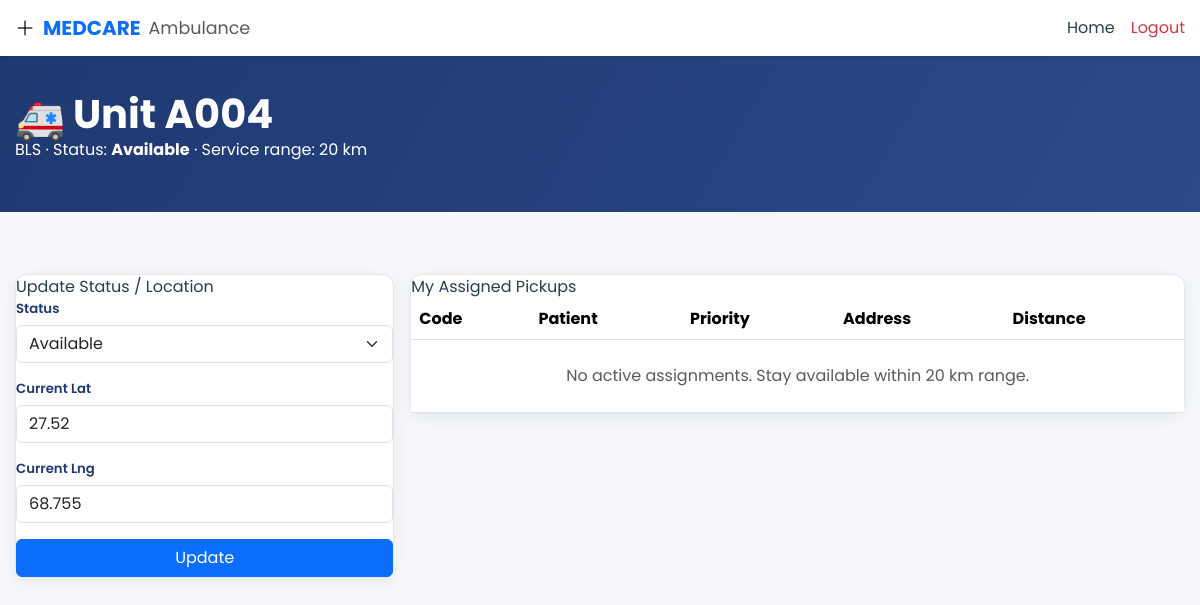
Page /ambulance (signed in) on the earlier database version.
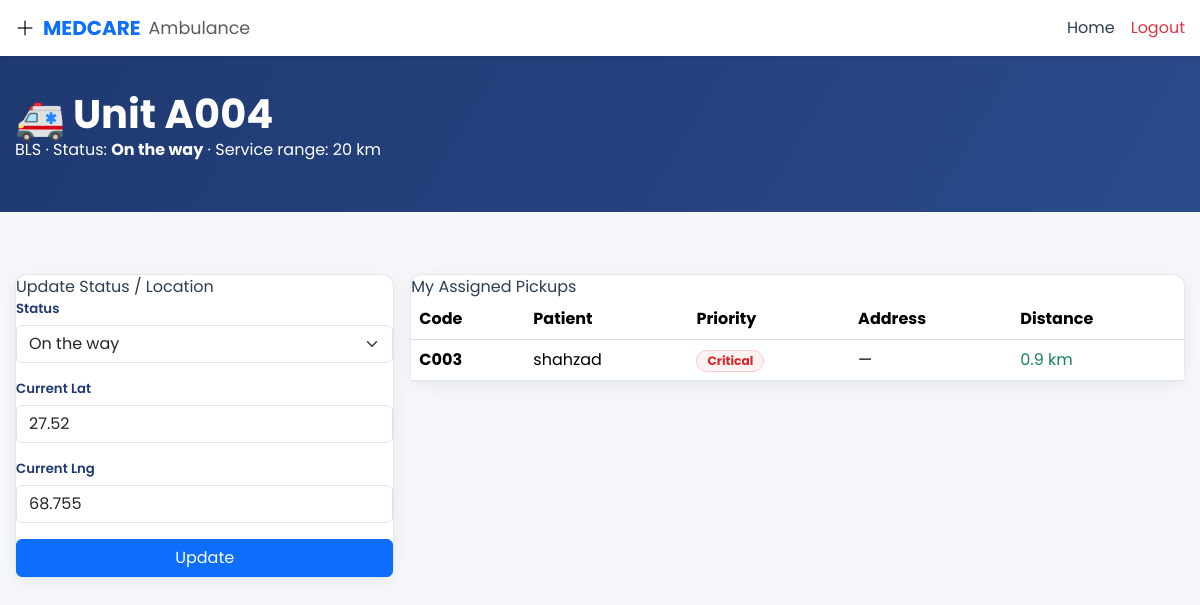
Same page on the later database version.
### app.py (models this page shows)
class User(db.Model):
    id = db.Column(db.Integer, primary_key=True)
    username = db.Column(db.String(80), unique=True, nullable=False)
    password_hash = db.Column(db.String(200), nullable=False)
    role = db.Column(db.String(20), nullable=False)  # admin, doctor, ambulance
    name = db.Column(db.String(120), nullable=False)
    specialty = db.Column(db.String(100), nullable=True)
    status = db.Column(db.String(30), default='Available')
    phone = db.Column(db.String(20), nullable=True)
    lat = db.Column(db.Float, nullable=True)
    lng = db.Column(db.Float, nullable=True)
    vehicle_type = db.Column(db.String(20), nullable=True)  # ALS / BLS
    vehicle_id = db.Column(db.String(20), nullable=True)

class Case(db.Model):
    id = db.Column(db.Integer, primary_key=True)
    case_code = db.Column(db.String(20), unique=True, nullable=False)
    patient_name = db.Column(db.String(120), nullable=False)
    age = db.Column(db.Integer, nullable=False)
    priority = db.Column(db.String(20), nullable=False)  # Critical, High, Medium, Low
    condition = db.Column(db.Text, nullable=False)
    status = db.Column(db.String(20), default='Active')  # Active, Closed, Incoming, Dispatched
    registered_at = db.Column(db.DateTime, default=datetime.utcnow)
    patient_lat = db.Column(db.Float, nullable=True)
    patient_lng = db.Column(db.Float, nullable=True)
    patient_address = db.Column(db.String(255), nullable=True)
    patient_phone = db.Column(db.String(30), nullable=True)
    assigned_doctor_id = db.Column(db.Integer, db.ForeignKey('user.id'), nullable=True)
    assigned_bed_id = db.Column(db.Integer, db.ForeignKey('bed.id'), nullable=True)
    assigned_ambulance_id = db.Column(db.Integer, db.ForeignKey('user.id'), nullable=True)
    notes = db.Column(db.Text, nullable=True)
    hospital_name = db.Column(db.String(120), nullable=True)
    needs_ambulance = db.Column(db.Boolean, default=False)
    dispatched_at = db.Column(db.DateTime, nullable=True)
    doctor = db.relationship('User', foreign_keys=[assigned_doctor_id], backref='assigned_cases')
    ambulance = db.relationship('User', foreign_keys=[assigned_ambulance_id], backref='ambulance_cases')
    bed = db.relationship('Bed', foreign_keys=[assigned_bed_id], backref='case')

### app.py (the view)
@app.route('/ambulance')
@login_required(role='ambulance')
def ambulance_dashboard():
    user = User.query.get(session['user_id'])
    my_cases = Case.query.filter_by(assigned_ambulance_id=user.id).filter(Case.status.in_(['Active', 'Incoming', 'Dispatched'])).all()
    for c in my_cases:
        c.distance_km = round(haversine(user.lat, user.lng, c.patient_lat, c.patient_lng), 1) if (c.patient_lat and user.lat) else None
    return render_template('ambulance/dashboard.html', user=user, my_cases=my_cases)

### app.py (called while the page is built, shortened)
def haversine(lat1, lon1, lat2, lon2):
    R = 6371
    dlat = math.radians(lat2 - lat1)
    dlon = math.radians(lon2 - lon1)
    a = math.sin(dlat/2)**2 + math.cos(math.radians(lat1)) * math.cos(math.radians(lat2)) * math.sin(dlon/2)**2
    return R * 2 * math.atan2(math.sqrt(a), math.sqrt(1-a))

def login_required(role=None):
    from functools import wraps
    def decorator(f):
        @wraps(f)
        def wrapped(*args, **kwargs):
            if 'user_id' not in session:
                flash('Please login first.', 'warning')
                return redirect(url_for('login'))
            return f(*args, **kwargs)
        return wrapped
    return decorator

### templates/ambulance/dashboard.html (shortened to what this page needs)
{% extends "base.html" %}
{% block body %}
<nav class="navbar navbar-expand-lg bg-white shadow-sm sticky-top">
  <div class="container">
    <a class="navbar-brand d-flex align-items-center gap-2" href="{{ url_for('ambulance_dashboard') }}">
      <div class="logo-icon"><i class="bi bi-plus-lg"></i></div>
      <span class="fw-bold text-primary">MEDCARE</span>
      <small class="text-muted">Ambulance</small>
    </a>
    <div class="ms-auto d-flex align-items-center gap-3">
      <a href="{{ url_for('index') }}" class="nav-link">Home</a>
      <a href="{{ url_for('logout') }}" class="nav-link text-danger">Logout</a>
    </div>
  </div>
</nav>
<div class="page-header">
  <div class="container">
    <h1><i class="bi bi-ambulance me-2"></i>{{ user.vehicle_id or user.name }}</h1>
    <p>{{ user.vehicle_type }} · Status: <strong>{{ user.status }}</strong> · Service range: 20 km</p>
  </div>
</div>
<div class="container" style="padding-top: 36px; padding-bottom: 40px;">
  <div class="row g-3">
    <div class="col-md-4">
      <div class="content-card">
        <div class="card-header">Update Status / Location</div>
        <div class="card-body">
          <form method="POST" action="{{ url_for('ambulance_update_status') }}">
            <div class="mb-3">
              <label class="form-label">Status</label>
              <select name="status" class="form-select">
                <option value="Available" {% if user.status=='Available' %}selected{% endif %}>Available</option>
                <option value="On the way" {% if user.status=='On the way' %}selected{% endif %}>On the way</option>
              </select>
            </div>
            <div class="mb-3">
              <label class="form-label">Current Lat</label>
              <input type="text" name="lat" class="form-control" value="{{ user.lat or '' }}" placeholder="24.86">
            </div>
            <div class="mb-3">
              <label class="form-label">Current Lng</label>
              <input type="text" name="lng" class="form-control" value="{{ user.lng or '' }}" placeholder="67.00">
            </div>
            <button type="submit" class="btn btn-primary w-100">Update</button>
          </form>
        </div>
      </div>
    </div>
    <div class="col-md-8">
      <div class="content-card">
        <div class="card-header">My Assigned Pickups</div>
        <div class="card-body p-0">
          <div class="table-responsive">
            <table class="table table-hover mb-0">
              <thead>
                <tr>
                  <th>Code</th>
                  <th>Patient</th>
                  <th>Priority</th>
                  <th>Address</th>
                  <th>Distance</th>
                </tr>
              </thead>
              <tbody>
                {% for c in my_cases %}
                <tr>
                  <td><strong>{{ c.case_code }}</strong></td>
                  <td>{{ c.patient_name }}</td>
                  <td><span class="badge badge-{{ c.priority|lower }}">{{ c.priority }}</span></td>
                  <td>{{ c.patient_address or '—' }}</td>
                  <td>
                    {% if c.distance_km is not none %}
                      <span class="{% if c.distance_km <= 20 %}text-success{% else %}text-danger{% endif %}">
                        {{ c.distance_km }} km
                      </span>
                    {% else %}
                      —
                    {% endif %}
                  </td>
                </tr>
                {% else %}
                <tr><td colspan="5" class="text-center text-muted py-4">No active assignments. Stay available within 20 km range.</td></tr>
                {% endfor %}
              </tbody>
            </table>
          </div>
        </div>
      </div>
    </div>
  </div>
</div>
{% endblock %}

### templates/base.html (shortened to what this page needs)
<!DOCTYPE html>
<html lang="en">
<head>
  <link href="https://cdn.jsdelivr.net/npm/bootstrap@5.3.3/dist/css/bootstrap.min.css" rel="stylesheet">
  <link href="https://cdn.jsdelivr.net/npm/bootstrap-icons@1.11.3/font/bootstrap-icons.min.css" rel="stylesheet">
  <link rel="stylesheet" href="https://cdnjs.cloudflare.com/ajax/libs/font-awesome/6.5.1/css/all.min.css">
  <link rel="stylesheet" href="{{ url_for('static', filename='css/style.css') }}">
</head>
<body>
  {% block body %}{% endblock %}
</body>
</html>

### static/css/style.css (style rules this page uses)
:root { --navy: #1F3971; --navy-light: #2a4a8a; --yellow: #FFAE27; --red: #e53935; --dark: #2d3e50; --muted: #78909c; --bg: #f5f7fa; --border: #e3e7ee; }
* { box-sizing: border-box; }
html { -webkit-text-size-adjust: 100%; scroll-behavior: smooth; }
body { font-family: 'Poppins', sans-serif; background: var(--bg); color: var(--dark); margin: 0; overflow-x: hidden; min-height: 100vh; display: flex; flex-direction: column; }
a { text-decoration: none; }
.container { padding-left: 15px; padding-right: 15px; }
.container { max-width: 1200px; }
i.bi-ambulance, .bi-ambulance { display: inline-block; font-style: normal; }
i.bi-ambulance::before, .bi-ambulance::before { content: "🚑"; font-style: normal; display: inline-block; }
.page-header { background: linear-gradient(120deg, var(--navy), var(--navy-light)); color: #fff; padding: 34px 0; margin-bottom: 26px; }
.page-header h1, .page-header h4 { color: #fff; margin: 0; font-weight: 700; }
.content-card { background: #fff; border: 1px solid var(--border); border-radius: 12px; box-shadow: 0 4px 16px rgba(15,30,50,0.06); }
.form-label { font-size: 0.83rem; font-weight: 600; color: var(--navy); margin-bottom: 6px; display: block; }
.badge-critical { background: #fef2f2 !important; color: #dc2626 !important; border: 1px solid #fecaca; font-weight: 700; padding: 4px 10px; border-radius: 20px; font-size: 0.76rem; display: inline-flex; align-items: center; }

Differences in the rows shown:
changed User "Unit A004": status "Available" → "On the way"
added Case: case_code "C003", patient_name "shahzad", priority "Critical", patient_address "—", distance_km "0.9"
Other differences:
text no longer shown: "No active assignments. Stay available within 20 km range."
